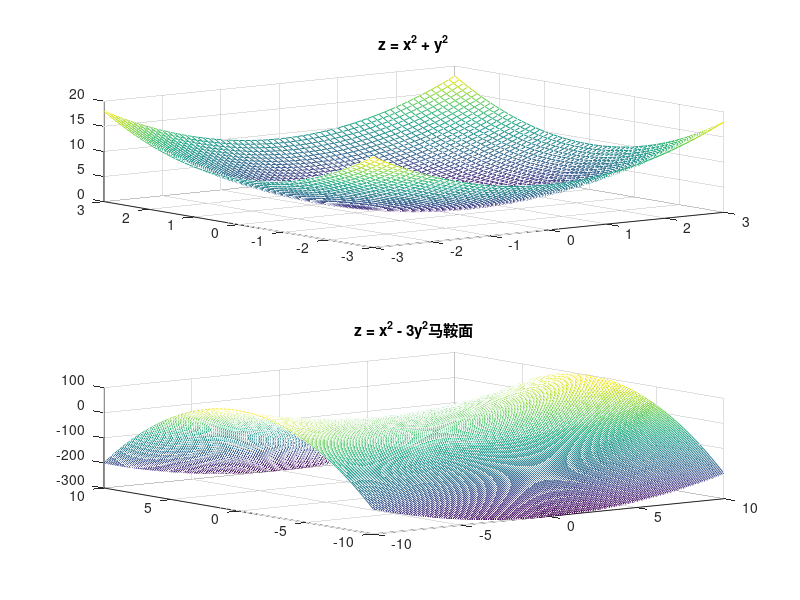

This figure's MATLAB source:
[X1, Y1] = meshgrid(-3:0.1:3);
Z1 = X1.^2 + Y1.^2;
subplot(2, 1, 1);
mesh(X1, Y1, Z1), title('z = x^2 + y^2');
[X2, Y2] = meshgrid(-10:0.1:10);
Z2 = X2.^2 - 3 * Y2.^2;
subplot(2, 1, 2)
mesh(X2, Y2, Z2), title('z = x^2 - 3y^2马鞍面')
